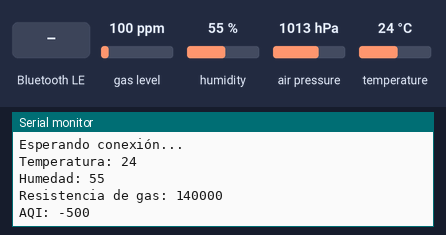
A program run on a simulated ESP32-C3. On the bench: the last lines printed to the serial monitor. The test bench sets the inputs (shaded band); at power-on: gas level 100 ppm, humidity 55 %, temperature 24 °C, air pressure 1013 hPa. Nothing arrives over Bluetooth unless stated; a phone connects over Bluetooth LE 3 s after start.

Above: at 3.2 s.
3.3 s: Bluetooth LE write "CMD:START" received
6.5 s: Bluetooth LE write "CMD:STOP" received
At 6.69 s:
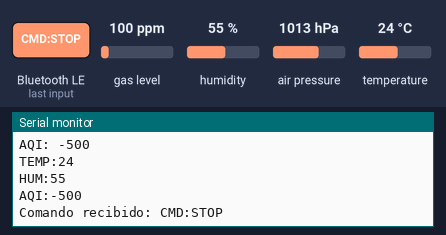
8.0 s: Bluetooth LE write "1" received
At 8.7 s:
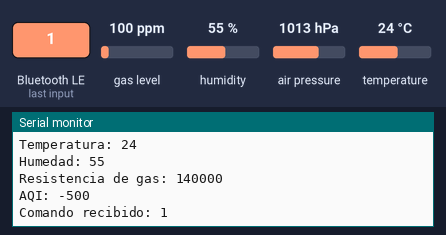
9.5 s: gas level set to 20 ppm
At 10.8 s:
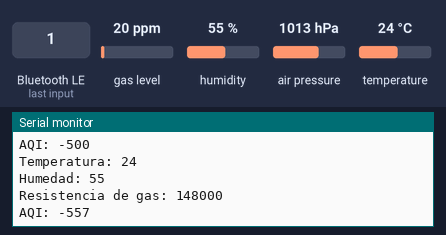
11.0 s: humidity set to 22 %
At 12.0 s:
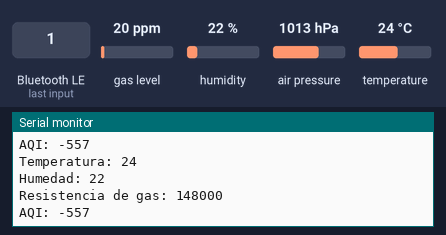

Measured:
- after the input at 6.5 s, the serial monitor: prints a new line at once (image 1)
- after the input at 8.0 s, the serial monitor: prints a new line at once (image 2)
- after the input at 9.5 s, the serial monitor: prints a new line after 0.73 s (image 3)
- after the input at 11.0 s, the serial monitor: prints a new line after 0.39 s (image 4)

The program:

main.cpp
```cpp
#include <Wire.h>
#include <SPI.h>
#include <Adafruit_Sensor.h>
#include "Adafruit_BME680.h"
#include <Arduino.h>
#include <BLEDevice.h>
#include <BLEUtils.h>
#include <BLEServer.h>
#include <BLE2902.h>
#include <stdio.h>
#include <iostream>


//Variables
int temperature;
int humidity;
int gas_resistance;
int alertData;
int AQI;
float hum_score;
float gas_score;

const int buzzer = 5;

//Definitions
#define SERVICE_UUID        "12345678-1234-1234-1234-1234567890ab"
#define CHARACTERISTIC_TX   "12345678-1234-1234-1234-1234567890ac"
#define CHARACTERISTIC_RX   "dcba4321-1234-1234-1234-abcdef654321"


Adafruit_BME680 MainSensor;

BLECharacteristic *pTxCharacteristic;
bool deviceConnected = false;
bool sendData = true;

class MyServerCallbacks: public BLEServerCallbacks {
    void onConnect(BLEServer* pServer) {
        deviceConnected = true;
        Serial.println("Cliente conectado");
    }

    void onDisconnect(BLEServer* pServer) {
      deviceConnected = false;
      Serial.println("Cliente desconectado");

      BLEDevice::startAdvertising();
      Serial.println("Reiniciando advertising...");
}
};

class MyCallbacks: public BLECharacteristicCallbacks {
    void onWrite(BLECharacteristic *pCharacteristic) {
        String value = pCharacteristic->getValue().c_str();

        if (value.length() > 0) {
            Serial.print("Comando recibido: ");
            Serial.println(value.c_str());

            if (value == "CMD:START") {
                sendData = true;
            }
            if (value == "CMD:STOP") {
                sendData = false;
            }
        }
    }
};

void setup() {
    delay(2000);
    Serial.begin(115200);
    Wire.begin(6, 7);
    if (!MainSensor.begin()) {
        Serial.println("No se encontró un sensor BME680, revise la conexión.");
        delay(1000);
        while (1);
    } else Serial.println("Sensor BME680 inicializado correctamente.");

    MainSensor.setTemperatureOversampling(BME680_OS_16X);
    MainSensor.setHumidityOversampling(BME680_OS_16X);
    MainSensor.setIIRFilterSize(BME680_FILTER_SIZE_3);
    MainSensor.setGasHeater(320, 150);

    pinMode(buzzer, OUTPUT);
    noTone(buzzer);

    BLEDevice::init("HMMB000001");

    BLEServer *pServer = BLEDevice::createServer();
    pServer->setCallbacks(new MyServerCallbacks());

    BLEService *pService = pServer->createService(SERVICE_UUID);

    pTxCharacteristic = pService->createCharacteristic(
                        CHARACTERISTIC_TX,
                        BLECharacteristic::PROPERTY_NOTIFY
                      );

    BLECharacteristic *pRxCharacteristic = pService->createCharacteristic(
                        CHARACTERISTIC_RX,
                        BLECharacteristic::PROPERTY_WRITE
                      );

                      pTxCharacteristic->addDescriptor(new BLE2902());

    pRxCharacteristic->setCallbacks(new MyCallbacks());

    pService->start();

    BLEAdvertising *pAdvertising = BLEDevice::getAdvertising();
    pAdvertising->addServiceUUID(SERVICE_UUID);
    pAdvertising->start();

    Serial.println("Esperando conexión...");
}

void loop() {
    if (!MainSensor.performReading()) {
    Serial.println("Failed to perform reading :(");
    delay(1000);
    while (1) {}
    }

    temperature = MainSensor.temperature;
    humidity = MainSensor.humidity;
    gas_resistance = MainSensor.gas_resistance;

    AQI = map(gas_resistance, 0, 70000, 500, 0);

    Serial.print("Temperatura: ");
    Serial.println(temperature);

    Serial.print("Humedad: ");
    Serial.println(humidity);

    Serial.print("Resistencia de gas: ");
    Serial.println(gas_resistance);

    Serial.print("AQI: ");
    Serial.println(AQI);

    if (deviceConnected && sendData) {

        String temperatureData = "TEMP:" + String(temperature);
        String humidityData = "HUM:" + String(humidity);
        String AQIData = "AQI:" + String(AQI);

        pTxCharacteristic->setValue(temperatureData.c_str());
        pTxCharacteristic->notify();
        Serial.println(temperatureData);

        pTxCharacteristic->setValue(humidityData.c_str());
        pTxCharacteristic->notify();
        Serial.println(humidityData);

        pTxCharacteristic->setValue(AQIData.c_str());
        pTxCharacteristic->notify();
        Serial.println(AQIData);

    }
    if (AQI > 300) {
        tone(buzzer, 2700);
        delay(500);
        noTone(buzzer);
        delay(500);
    } else {
        noTone(buzzer);
        delay(1000);
    }
}
```
